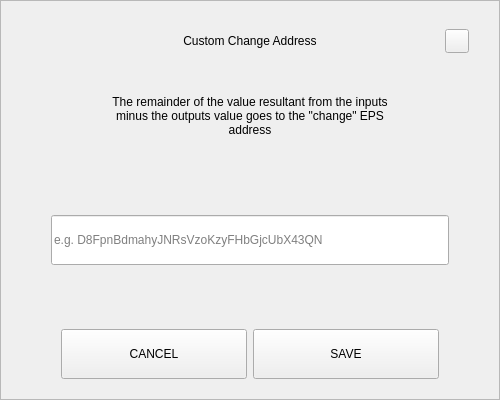
<?xml version="1.0" encoding="UTF-8"?>
<ui version="4.0">
 <class>SendChangeAddressDialog</class>
 <widget class="QDialog" name="SendChangeAddressDialog">
  <property name="geometry">
   <rect>
    <x>0</x>
    <y>0</y>
    <width>500</width>
    <height>400</height>
   </rect>
  </property>
  <property name="windowTitle">
   <string>Dialog</string>
  </property>
  <layout class="QVBoxLayout" name="verticalLayout">
   <property name="spacing">
    <number>0</number>
   </property>
   <property name="leftMargin">
    <number>0</number>
   </property>
   <property name="topMargin">
    <number>0</number>
   </property>
   <property name="rightMargin">
    <number>0</number>
   </property>
   <property name="bottomMargin">
    <number>0</number>
   </property>
   <item>
    <widget class="QFrame" name="frame">
     <property name="styleSheet">
      <string notr="true"/>
     </property>
     <property name="frameShape">
      <enum>QFrame::StyledPanel</enum>
     </property>
     <property name="frameShadow">
      <enum>QFrame::Raised</enum>
     </property>
     <layout class="QVBoxLayout" name="verticalLayout_2" stretch="0,0,0,0,0,0,0">
      <property name="spacing">
       <number>0</number>
      </property>
      <property name="leftMargin">
       <number>30</number>
      </property>
      <property name="topMargin">
       <number>20</number>
      </property>
      <property name="rightMargin">
       <number>30</number>
      </property>
      <property name="bottomMargin">
       <number>20</number>
      </property>
      <item>
       <layout class="QHBoxLayout" name="horizontalLayout_3">
        <property name="spacing">
         <number>0</number>
        </property>
        <item>
         <spacer name="horizontalSpacer_2">
          <property name="orientation">
           <enum>Qt::Horizontal</enum>
          </property>
          <property name="sizeHint" stdset="0">
           <size>
            <width>40</width>
            <height>20</height>
           </size>
          </property>
         </spacer>
        </item>
        <item>
         <widget class="QLabel" name="labelTitle">
          <property name="minimumSize">
           <size>
            <width>0</width>
            <height>40</height>
           </size>
          </property>
          <property name="maximumSize">
           <size>
            <width>16777215</width>
            <height>40</height>
           </size>
          </property>
          <property name="styleSheet">
           <string notr="true">padding-left:24px;</string>
          </property>
          <property name="text">
           <string>Custom Change Address</string>
          </property>
          <property name="alignment">
           <set>Qt::AlignCenter</set>
          </property>
          <property name="margin">
           <number>7</number>
          </property>
         </widget>
        </item>
        <item>
         <spacer name="horizontalSpacer">
          <property name="orientation">
           <enum>Qt::Horizontal</enum>
          </property>
          <property name="sizeHint" stdset="0">
           <size>
            <width>40</width>
            <height>20</height>
           </size>
          </property>
         </spacer>
        </item>
        <item>
         <widget class="QPushButton" name="btnEsc">
          <property name="minimumSize">
           <size>
            <width>24</width>
            <height>24</height>
           </size>
          </property>
          <property name="maximumSize">
           <size>
            <width>24</width>
            <height>24</height>
           </size>
          </property>
          <property name="focusPolicy">
           <enum>Qt::NoFocus</enum>
          </property>
          <property name="text">
           <string/>
          </property>
         </widget>
        </item>
       </layout>
      </item>
      <item>
       <spacer name="verticalSpacer_2">
        <property name="orientation">
         <enum>Qt::Vertical</enum>
        </property>
        <property name="sizeType">
         <enum>QSizePolicy::Fixed</enum>
        </property>
        <property name="sizeHint" stdset="0">
         <size>
          <width>20</width>
          <height>20</height>
         </size>
        </property>
       </spacer>
      </item>
      <item alignment="Qt::AlignHCenter">
       <widget class="QLabel" name="labelMessage">
        <property name="minimumSize">
         <size>
          <width>0</width>
          <height>70</height>
         </size>
        </property>
        <property name="text">
         <string>The remainder of the value resultant from the inputs minus the outputs value goes to the &quot;change&quot; EPS address</string>
        </property>
        <property name="alignment">
         <set>Qt::AlignCenter</set>
        </property>
        <property name="wordWrap">
         <bool>true</bool>
        </property>
       </widget>
      </item>
      <item>
       <spacer name="verticalSpacer_3">
        <property name="orientation">
         <enum>Qt::Vertical</enum>
        </property>
        <property name="sizeHint" stdset="0">
         <size>
          <width>20</width>
          <height>40</height>
         </size>
        </property>
       </spacer>
      </item>
      <item>
       <layout class="QHBoxLayout" name="horizontalLayout_2">
        <property name="spacing">
         <number>0</number>
        </property>
        <property name="leftMargin">
         <number>20</number>
        </property>
        <property name="rightMargin">
         <number>20</number>
        </property>
        <item>
         <widget class="QLineEdit" name="lineEditAddress">
          <property name="minimumSize">
           <size>
            <width>0</width>
            <height>50</height>
           </size>
          </property>
          <property name="placeholderText">
           <string notr="true">e.g. D8FpnBdmahyJNRsVzoKzyFHbGjcUbX43QN</string>
          </property>
         </widget>
        </item>
       </layout>
      </item>
      <item>
       <spacer name="verticalSpacer">
        <property name="orientation">
         <enum>Qt::Vertical</enum>
        </property>
        <property name="sizeHint" stdset="0">
         <size>
          <width>20</width>
          <height>40</height>
         </size>
        </property>
       </spacer>
      </item>
      <item>
       <layout class="QHBoxLayout" name="horizontalLayout" stretch="2,2">
        <property name="spacing">
         <number>6</number>
        </property>
        <property name="leftMargin">
         <number>30</number>
        </property>
        <property name="rightMargin">
         <number>30</number>
        </property>
        <item>
         <widget class="QPushButton" name="btnCancel">
          <property name="minimumSize">
           <size>
            <width>180</width>
            <height>50</height>
           </size>
          </property>
          <property name="focusPolicy">
           <enum>Qt::NoFocus</enum>
          </property>
          <property name="text">
           <string>CANCEL</string>
          </property>
         </widget>
        </item>
        <item>
         <widget class="QPushButton" name="btnSave">
          <property name="minimumSize">
           <size>
            <width>180</width>
            <height>50</height>
           </size>
          </property>
          <property name="focusPolicy">
           <enum>Qt::NoFocus</enum>
          </property>
          <property name="text">
           <string>SAVE</string>
          </property>
         </widget>
        </item>
       </layout>
      </item>
     </layout>
    </widget>
   </item>
  </layout>
 </widget>
 <resources/>
 <connections/>
</ui>
